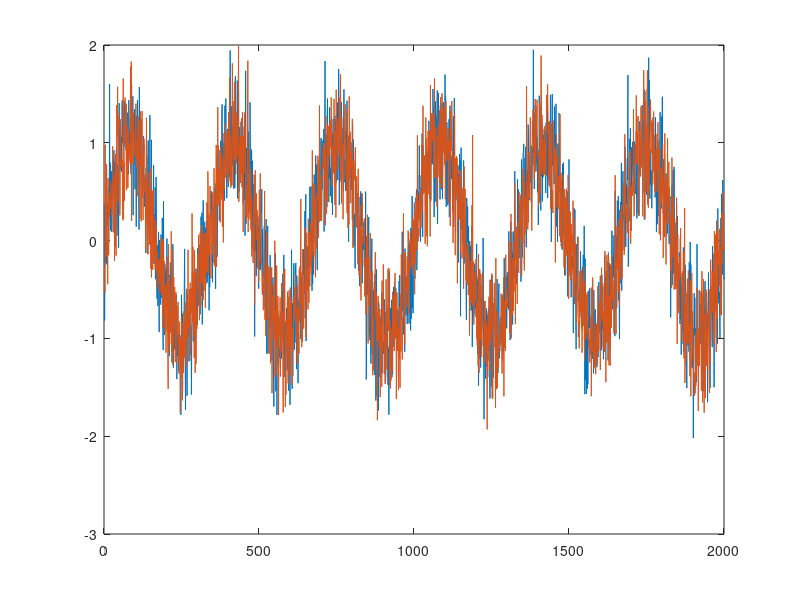

Reproduce this figure in MATLAB. (Note: this script raises an error after producing the figure.)
%% Example #3: Test agreement between two time-series: Sine-waves with random noise. 
close all

%% Generate two time-series
StopTime    = 2;                 % seconds 
fs          = 1000;              % Sampling frequency (samples per second) 
err         = 0.35;              % Noise scaling
dt          = 1/fs;              % seconds per sample 
t           = (dt:dt:StopTime);  % seconds 
Freq        = 3;                 % Sine wave frequency (Hz) 

x = sin(2*pi*Freq*t)+randn(1,length(t))*err;
y = sin(2*pi*Freq*t)+randn(1,length(t))*err;
dat = [x; y];   % N observers vs M samples

figure; plot(dat')

%% Get Alpha
[alpha_int, boot_int] = reliability_analysis(dat, 'interval', 20000);   % Exact method
[alpha_n2f, boot_n2f] = reliability_analysis(dat, 'n2fast', 20000);     % N=2 method (same a exact in this case)
[alpha_pri, boot_pri] = reliability_analysis(dat, 'alphaprime', 20000); % Alphaprime calculation with binning

%% Summary and plot
sig = 0.8;                          % Critical cutoff for "significance"

% Exact method
disp('EXACT METHOD:')
ci = prctile(boot_int, [2.5, 97.5]);
fprintf('Alpha = %.3f (CI: %.3f-%.3f)\n', alpha_int, ci(1), ci(2))
fprintf(['Probability of alpha being above threshold of %.2f:\n' ...
         '      P = %.3f\n'], sig, mean(boot_int < 0.8));
figure; histogram(boot_int, 30, 'Normalization', 'pdf');
xline(alpha_int, 'k', 'LineWidth',2);
xline(sig, 'r--', 'LineWidth',2);

% N=2 method
disp('N=2 METHOD:')
ci = prctile(boot_n2f, [2.5, 97.5]);
fprintf('Alpha = %.3f (CI: %.3f-%.3f)\n', alpha_n2f, ci(1), ci(2))
fprintf(['Probability of alpha being above threshold of %.2f:\n' ...
         '      P = %.3f\n'], sig, mean(boot_n2f < 0.8));
figure; histogram(boot_n2f, 30, 'Normalization', 'pdf');
xline(alpha_n2f, 'k', 'LineWidth',2);
xline(sig, 'r--', 'LineWidth',2);

% Alpha prime
disp('ALPHA PRIME METHOD:')
ci = prctile(boot_pri, [2.5, 97.5]);
fprintf('Alpha = %.3f (CI: %.3f-%.3f)\n', alpha_pri, ci(1), ci(2))
fprintf(['Probability of alpha being above threshold of %.2f:\n' ...
         '      P = %.3f\n'], sig, mean(boot_pri < 0.8));
figure; histogram(boot_pri, 30, 'Normalization', 'pdf');
xline(alpha_pri, 'k', 'LineWidth',2);
xline(sig, 'r--', 'LineWidth',2);
